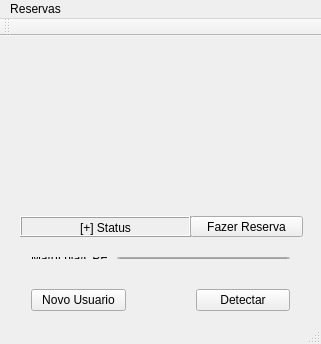
<?xml version="1.0" encoding="UTF-8"?>
<ui version="4.0">
 <class>Janela</class>
 <widget class="QMainWindow" name="Janela">
  <property name="geometry">
   <rect>
    <x>0</x>
    <y>0</y>
    <width>321</width>
    <height>344</height>
   </rect>
  </property>
  <property name="windowTitle">
   <string>Controle de acesso - Laboratórios de Informática</string>
  </property>
  <widget class="QWidget" name="centralWidget">
   <widget class="QLabel" name="faceCapture">
    <property name="geometry">
     <rect>
      <x>24</x>
      <y>16</y>
      <width>271</width>
      <height>141</height>
     </rect>
    </property>
    <property name="autoFillBackground">
     <bool>true</bool>
    </property>
    <property name="text">
     <string/>
    </property>
   </widget>
   <widget class="QLabel" name="Acesso">
    <property name="geometry">
     <rect>
      <x>20</x>
      <y>180</y>
      <width>171</width>
      <height>21</height>
     </rect>
    </property>
    <property name="layoutDirection">
     <enum>Qt::LeftToRight</enum>
    </property>
    <property name="autoFillBackground">
     <bool>true</bool>
    </property>
    <property name="frameShape">
     <enum>QFrame::Box</enum>
    </property>
    <property name="frameShadow">
     <enum>QFrame::Raised</enum>
    </property>
    <property name="text">
     <string>[+] Status</string>
    </property>
    <property name="alignment">
     <set>Qt::AlignHCenter|Qt::AlignTop</set>
    </property>
   </widget>
   <widget class="QWidget" name="layoutWidget">
    <property name="geometry">
     <rect>
      <x>20</x>
      <y>240</y>
      <width>281</width>
      <height>49</height>
     </rect>
    </property>
    <layout class="QHBoxLayout" name="horizontalLayout_2">
     <property name="spacing">
      <number>70</number>
     </property>
     <item>
      <widget class="QPushButton" name="AdicionarNovo">
       <property name="text">
        <string>Novo Usuario</string>
       </property>
      </widget>
     </item>
     <item>
      <widget class="QPushButton" name="Detectar">
       <property name="text">
        <string>Detectar</string>
       </property>
      </widget>
     </item>
    </layout>
   </widget>
   <widget class="QWidget" name="layoutWidget">
    <property name="geometry">
     <rect>
      <x>20</x>
      <y>210</y>
      <width>281</width>
      <height>24</height>
     </rect>
    </property>
    <layout class="QHBoxLayout" name="horizontalLayout">
     <item>
      <widget class="QLabel" name="matricula_label">
       <property name="text">
        <string>Matrícula/CPF:</string>
       </property>
      </widget>
     </item>
     <item>
      <widget class="QLineEdit" name="Matricula"/>
     </item>
    </layout>
   </widget>
   <widget class="QPushButton" name="fazerReserva">
    <property name="geometry">
     <rect>
      <x>190</x>
      <y>180</y>
      <width>113</width>
      <height>21</height>
     </rect>
    </property>
    <property name="text">
     <string>Fazer Reserva</string>
    </property>
   </widget>
   <zorder>layoutWidget</zorder>
   <zorder>layoutWidget</zorder>
   <zorder>faceCapture</zorder>
   <zorder>Acesso</zorder>
   <zorder>fazerReserva</zorder>
   <zorder>Matricula</zorder>
  </widget>
  <widget class="QMenuBar" name="menuBar">
   <property name="geometry">
    <rect>
     <x>0</x>
     <y>0</y>
     <width>321</width>
     <height>19</height>
    </rect>
   </property>
   <widget class="QMenu" name="menuListar_Reservas">
    <property name="title">
     <string>Reservas</string>
    </property>
    <addaction name="actionListar"/>
   </widget>
   <addaction name="menuListar_Reservas"/>
  </widget>
  <widget class="QToolBar" name="mainToolBar">
   <attribute name="toolBarArea">
    <enum>TopToolBarArea</enum>
   </attribute>
   <attribute name="toolBarBreak">
    <bool>false</bool>
   </attribute>
  </widget>
  <widget class="QStatusBar" name="statusBar"/>
  <action name="actionListar">
   <property name="text">
    <string>Listar</string>
   </property>
  </action>
 </widget>
 <layoutdefault spacing="6" margin="11"/>
 <resources/>
 <connections/>
</ui>
